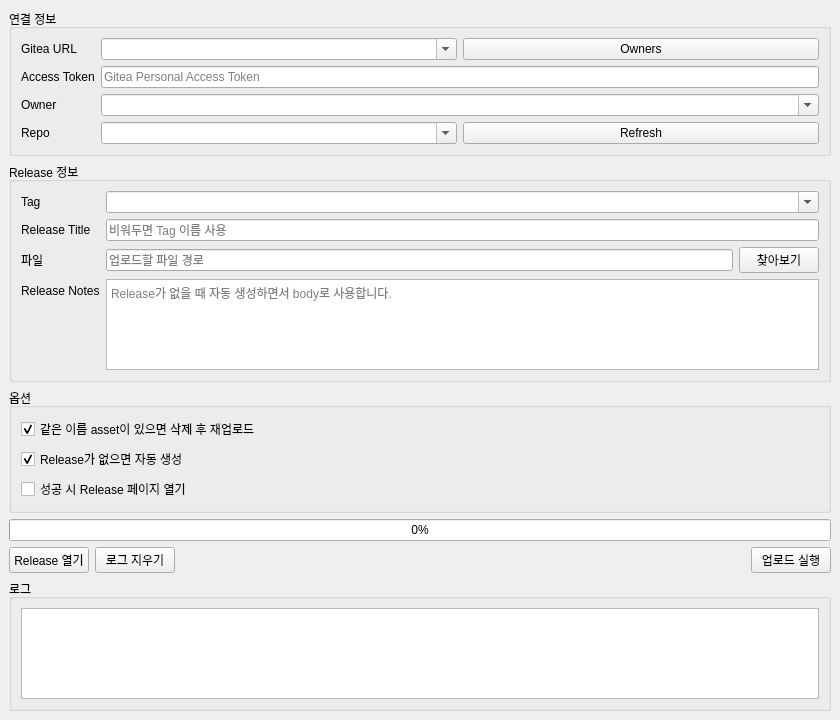
<?xml version="1.0" encoding="UTF-8"?>
<ui version="4.0">
 <class>MainWindow</class>
 <widget class="QMainWindow" name="MainWindow">
  <property name="geometry">
   <rect>
    <x>0</x>
    <y>0</y>
    <width>840</width>
    <height>720</height>
   </rect>
  </property>
  <property name="windowTitle">
   <string>Gitea Release Uploader Pro</string>
  </property>
  <widget class="QWidget" name="centralwidget">
   <layout class="QVBoxLayout" name="verticalLayout">
    <item>
     <widget class="QGroupBox" name="connectionGroup">
      <property name="title">
       <string>연결 정보</string>
      </property>
      <layout class="QFormLayout" name="formLayout">
       <item row="0" column="0">
        <widget class="QLabel" name="urlLabel">
         <property name="text">
          <string>Gitea URL</string>
         </property>
        </widget>
       </item>
       <item row="0" column="1">
        <layout class="QHBoxLayout" name="urlLayout">
         <item>
          <widget class="QComboBox" name="urlEdit">
           <property name="editable">
            <bool>true</bool>
           </property>
           <property name="placeholderText">
            <string>예: http://localhost:3000</string>
           </property>
           <item>
            <property name="text">
             <string>http://192.168.10.144:3020</string>
            </property>
           </item>
           <item>
            <property name="text">
             <string>http://localhost:3000</string>
            </property>
           </item>
          </widget>
         </item>
         <item>
          <widget class="QPushButton" name="refreshOwnersButton">
           <property name="text">
            <string>Owners</string>
           </property>
          </widget>
         </item>
        </layout>
       </item>
       <item row="1" column="0">
        <widget class="QLabel" name="tokenLabel">
         <property name="text">
          <string>Access Token</string>
         </property>
        </widget>
       </item>
       <item row="1" column="1">
        <widget class="QLineEdit" name="tokenEdit">
         <property name="placeholderText">
          <string>Gitea Personal Access Token</string>
         </property>
        </widget>
       </item>
       <item row="2" column="0">
        <widget class="QLabel" name="ownerLabel">
         <property name="text">
          <string>Owner</string>
         </property>
        </widget>
       </item>
       <item row="2" column="1">
        <widget class="QComboBox" name="ownerEdit">
         <property name="editable">
          <bool>true</bool>
         </property>
         <property name="placeholderText">
          <string>예: admin</string>
         </property>
         <item>
          <property name="text">
           <string>V71Q21-MCU</string>
          </property>
         </item>
         <item>
          <property name="text">
           <string>V71N21-MCU</string>
          </property>
         </item>
         <item>
          <property name="text">
           <string>Efinix-FPGA</string>
          </property>
         </item>
         <item>
          <property name="text">
           <string>Xilinx-MCU</string>
          </property>
         </item>
         <item>
          <property name="text">
           <string>Qt-Application</string>
          </property>
         </item>
         <item>
          <property name="text">
           <string>Product</string>
          </property>
         </item>
         <item>
          <property name="text">
           <string>BSP</string>
          </property>
         </item>
        </widget>
       </item>
       <item row="3" column="0">
        <widget class="QLabel" name="repoLabel">
         <property name="text">
          <string>Repo</string>
         </property>
        </widget>
       </item>
       <item row="3" column="1">
        <layout class="QHBoxLayout" name="repoLayout">
         <item>
          <widget class="QComboBox" name="repoEdit">
           <property name="editable">
            <bool>true</bool>
           </property>
           <property name="placeholderText">
            <string>예: handbook</string>
           </property>
          </widget>
         </item>
         <item>
          <widget class="QPushButton" name="refreshReposButton">
           <property name="text">
            <string>Refresh</string>
           </property>
          </widget>
         </item>
        </layout>
       </item>
      </layout>
     </widget>
    </item>
    <item>
     <widget class="QGroupBox" name="releaseGroup">
      <property name="title">
       <string>Release 정보</string>
      </property>
      <layout class="QFormLayout" name="formLayout_2">
       <item row="0" column="0">
        <widget class="QLabel" name="tagLabel">
         <property name="text">
          <string>Tag</string>
         </property>
        </widget>
       </item>
       <item row="0" column="1">
        <widget class="QComboBox" name="tagEdit">
         <property name="editable">
          <bool>true</bool>
         </property>
         <property name="placeholderText">
          <string>예: test</string>
         </property>
        </widget>
       </item>
       <item row="1" column="0">
        <widget class="QLabel" name="titleLabel">
         <property name="text">
          <string>Release Title</string>
         </property>
        </widget>
       </item>
       <item row="1" column="1">
        <widget class="QLineEdit" name="titleEdit">
         <property name="placeholderText">
          <string>비워두면 Tag 이름 사용</string>
         </property>
        </widget>
       </item>
       <item row="2" column="0">
        <widget class="QLabel" name="fileLabel">
         <property name="text">
          <string>파일</string>
         </property>
        </widget>
       </item>
       <item row="2" column="1">
        <layout class="QHBoxLayout" name="horizontalLayout">
         <item>
          <widget class="QLineEdit" name="fileEdit">
           <property name="placeholderText">
            <string>업로드할 파일 경로</string>
           </property>
          </widget>
         </item>
         <item>
          <widget class="QPushButton" name="browseButton">
           <property name="text">
            <string>찾아보기</string>
           </property>
          </widget>
         </item>
        </layout>
       </item>
       <item row="3" column="0">
        <widget class="QLabel" name="notesLabel">
         <property name="text">
          <string>Release Notes</string>
         </property>
        </widget>
       </item>
       <item row="3" column="1">
        <widget class="QPlainTextEdit" name="notesEdit">
         <property name="placeholderText">
          <string>Release가 없을 때 자동 생성하면서 body로 사용합니다.</string>
         </property>
        </widget>
       </item>
      </layout>
     </widget>
    </item>
    <item>
     <widget class="QGroupBox" name="optionsGroup">
      <property name="title">
       <string>옵션</string>
      </property>
      <layout class="QVBoxLayout" name="verticalLayout_2">
       <item>
        <widget class="QCheckBox" name="replaceAssetCheck">
         <property name="text">
          <string>같은 이름 asset이 있으면 삭제 후 재업로드</string>
         </property>
         <property name="checked">
          <bool>true</bool>
         </property>
        </widget>
       </item>
       <item>
        <widget class="QCheckBox" name="autoCreateReleaseCheck">
         <property name="text">
          <string>Release가 없으면 자동 생성</string>
         </property>
         <property name="checked">
          <bool>true</bool>
         </property>
        </widget>
       </item>
       <item>
        <widget class="QCheckBox" name="openBrowserOnSuccessCheck">
         <property name="text">
          <string>성공 시 Release 페이지 열기</string>
         </property>
        </widget>
       </item>
      </layout>
     </widget>
    </item>
    <item>
     <widget class="QProgressBar" name="progressBar">
      <property name="value">
       <number>0</number>
      </property>
     </widget>
    </item>
    <item>
     <layout class="QHBoxLayout" name="buttonLayout">
      <item>
       <widget class="QPushButton" name="openReleaseButton">
        <property name="text">
         <string>Release 열기</string>
        </property>
       </widget>
      </item>
      <item>
       <widget class="QPushButton" name="clearLogButton">
        <property name="text">
         <string>로그 지우기</string>
        </property>
       </widget>
      </item>
      <item>
       <spacer name="horizontalSpacer">
        <property name="orientation">
         <enum>Qt::Horizontal</enum>
        </property>
        <property name="sizeHint" stdset="0">
         <size>
          <width>40</width>
          <height>20</height>
         </size>
        </property>
       </spacer>
      </item>
      <item>
       <widget class="QPushButton" name="uploadButton">
        <property name="text">
         <string>업로드 실행</string>
        </property>
       </widget>
      </item>
     </layout>
    </item>
    <item>
     <widget class="QGroupBox" name="logGroup">
      <property name="title">
       <string>로그</string>
      </property>
      <layout class="QVBoxLayout" name="verticalLayout_3">
       <item>
        <widget class="QPlainTextEdit" name="logEdit">
         <property name="readOnly">
          <bool>true</bool>
         </property>
        </widget>
       </item>
      </layout>
     </widget>
    </item>
   </layout>
  </widget>
 </widget>
 <resources/>
 <connections/>
</ui>
